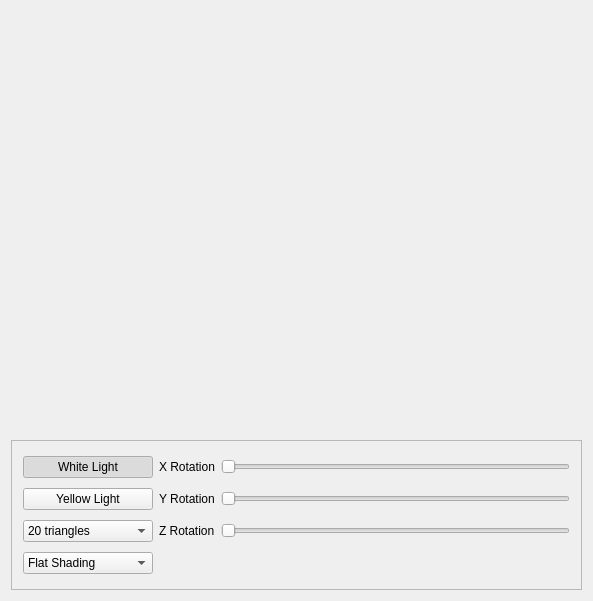
<?xml version="1.0" encoding="UTF-8"?>
<ui version="4.0">
 <class>MainWindow</class>
 <widget class="QMainWindow" name="MainWindow">
  <property name="geometry">
   <rect>
    <x>0</x>
    <y>0</y>
    <width>593</width>
    <height>601</height>
   </rect>
  </property>
  <property name="windowTitle">
   <string>MainWindow</string>
  </property>
  <widget class="QWidget" name="centralWidget">
   <layout class="QVBoxLayout" name="verticalLayout">
    <item>
     <widget class="MyGLWidget" name="myGLWidget" native="true">
      <property name="baseSize">
       <size>
        <width>0</width>
        <height>0</height>
       </size>
      </property>
     </widget>
    </item>
    <item>
     <widget class="QFrame" name="frame">
      <property name="maximumSize">
       <size>
        <width>16777215</width>
        <height>150</height>
       </size>
      </property>
      <property name="baseSize">
       <size>
        <width>0</width>
        <height>0</height>
       </size>
      </property>
      <property name="frameShape">
       <enum>QFrame::StyledPanel</enum>
      </property>
      <property name="frameShadow">
       <enum>QFrame::Raised</enum>
      </property>
      <layout class="QGridLayout" name="grid">
       <item row="0" column="2">
        <widget class="QSlider" name="rotXSlider">
         <property name="maximum">
          <number>359</number>
         </property>
         <property name="orientation">
          <enum>Qt::Horizontal</enum>
         </property>
        </widget>
       </item>
       <item row="1" column="1">
        <widget class="QLabel" name="lblYrotation">
         <property name="text">
          <string>Y Rotation</string>
         </property>
        </widget>
       </item>
       <item row="2" column="1">
        <widget class="QLabel" name="lblZrotation">
         <property name="text">
          <string>Z Rotation</string>
         </property>
        </widget>
       </item>
       <item row="2" column="2">
        <widget class="QSlider" name="rotZSlider">
         <property name="minimum">
          <number>0</number>
         </property>
         <property name="maximum">
          <number>359</number>
         </property>
         <property name="orientation">
          <enum>Qt::Horizontal</enum>
         </property>
        </widget>
       </item>
       <item row="0" column="1">
        <widget class="QLabel" name="lblXrotation">
         <property name="text">
          <string>X Rotation</string>
         </property>
        </widget>
       </item>
       <item row="1" column="2">
        <widget class="QSlider" name="rotYSlider">
         <property name="minimum">
          <number>0</number>
         </property>
         <property name="maximum">
          <number>359</number>
         </property>
         <property name="orientation">
          <enum>Qt::Horizontal</enum>
         </property>
        </widget>
       </item>
       <item row="0" column="0">
        <widget class="QPushButton" name="whiteLightButton">
         <property name="text">
          <string>White Light</string>
         </property>
         <property name="checkable">
          <bool>true</bool>
         </property>
         <property name="checked">
          <bool>true</bool>
         </property>
         <property name="autoDefault">
          <bool>false</bool>
         </property>
         <property name="default">
          <bool>false</bool>
         </property>
         <property name="flat">
          <bool>false</bool>
         </property>
        </widget>
       </item>
       <item row="2" column="0">
        <widget class="QComboBox" name="accuracyCombo">
         <property name="minimumSize">
          <size>
           <width>130</width>
           <height>0</height>
          </size>
         </property>
         <property name="currentText">
          <string>20 triangles</string>
         </property>
         <property name="insertPolicy">
          <enum>QComboBox::NoInsert</enum>
         </property>
         <item>
          <property name="text">
           <string>20 triangles</string>
          </property>
         </item>
         <item>
          <property name="text">
           <string>80 triangles</string>
          </property>
         </item>
         <item>
          <property name="text">
           <string>320 triangles</string>
          </property>
         </item>
         <item>
          <property name="text">
           <string>1280 triangles</string>
          </property>
         </item>
        </widget>
       </item>
       <item row="1" column="0">
        <widget class="QPushButton" name="yellowLightButton">
         <property name="text">
          <string>Yellow Light</string>
         </property>
         <property name="checkable">
          <bool>true</bool>
         </property>
         <property name="checked">
          <bool>false</bool>
         </property>
        </widget>
       </item>
       <item row="3" column="0">
        <widget class="QComboBox" name="shadingCombo">
         <item>
          <property name="text">
           <string>Flat Shading</string>
          </property>
         </item>
         <item>
          <property name="text">
           <string>Smooth Shading</string>
          </property>
         </item>
        </widget>
       </item>
      </layout>
     </widget>
    </item>
   </layout>
  </widget>
 </widget>
 <layoutdefault spacing="6" margin="11"/>
 <customwidgets>
  <customwidget>
   <class>MyGLWidget</class>
   <extends>QWidget</extends>
   <header location="global">myglwidget.h</header>
   <container>1</container>
   <slots>
    <slot>setXRotation(int)</slot>
    <slot>setYRotation(int)</slot>
    <slot>setZRotation(int)</slot>
    <slot>setAccuracy(int)</slot>
    <slot>setWhiteLight(bool)</slot>
    <slot>setYellowLight(bool)</slot>
    <slot>setSmoothShading(int)</slot>
   </slots>
  </customwidget>
 </customwidgets>
 <resources/>
 <connections>
  <connection>
   <sender>rotYSlider</sender>
   <signal>valueChanged(int)</signal>
   <receiver>myGLWidget</receiver>
   <slot>setYRotation(int)</slot>
   <hints>
    <hint type="sourcelabel">
     <x>346</x>
     <y>506</y>
    </hint>
    <hint type="destinationlabel">
     <x>256</x>
     <y>213</y>
    </hint>
   </hints>
  </connection>
  <connection>
   <sender>rotZSlider</sender>
   <signal>valueChanged(int)</signal>
   <receiver>myGLWidget</receiver>
   <slot>setZRotation(int)</slot>
   <hints>
    <hint type="sourcelabel">
     <x>333</x>
     <y>527</y>
    </hint>
    <hint type="destinationlabel">
     <x>398</x>
     <y>187</y>
    </hint>
   </hints>
  </connection>
  <connection>
   <sender>rotXSlider</sender>
   <signal>valueChanged(int)</signal>
   <receiver>myGLWidget</receiver>
   <slot>setXRotation(int)</slot>
   <hints>
    <hint type="sourcelabel">
     <x>251</x>
     <y>472</y>
    </hint>
    <hint type="destinationlabel">
     <x>155</x>
     <y>330</y>
    </hint>
   </hints>
  </connection>
  <connection>
   <sender>whiteLightButton</sender>
   <signal>toggled(bool)</signal>
   <receiver>myGLWidget</receiver>
   <slot>setWhiteLight(bool)</slot>
   <hints>
    <hint type="sourcelabel">
     <x>78</x>
     <y>469</y>
    </hint>
    <hint type="destinationlabel">
     <x>88</x>
     <y>388</y>
    </hint>
   </hints>
  </connection>
  <connection>
   <sender>yellowLightButton</sender>
   <signal>toggled(bool)</signal>
   <receiver>myGLWidget</receiver>
   <slot>setYellowLight(bool)</slot>
   <hints>
    <hint type="sourcelabel">
     <x>59</x>
     <y>511</y>
    </hint>
    <hint type="destinationlabel">
     <x>68</x>
     <y>358</y>
    </hint>
   </hints>
  </connection>
  <connection>
   <sender>accuracyCombo</sender>
   <signal>currentIndexChanged(int)</signal>
   <receiver>myGLWidget</receiver>
   <slot>setAccuracy(int)</slot>
   <hints>
    <hint type="sourcelabel">
     <x>52</x>
     <y>533</y>
    </hint>
    <hint type="destinationlabel">
     <x>47</x>
     <y>366</y>
    </hint>
   </hints>
  </connection>
  <connection>
   <sender>shadingCombo</sender>
   <signal>currentIndexChanged(int)</signal>
   <receiver>myGLWidget</receiver>
   <slot>setShading(int)</slot>
   <hints>
    <hint type="sourcelabel">
     <x>117</x>
     <y>562</y>
    </hint>
    <hint type="destinationlabel">
     <x>124</x>
     <y>377</y>
    </hint>
   </hints>
  </connection>
  <connection>
   <sender>shadingCombo</sender>
   <signal>currentIndexChanged(int)</signal>
   <receiver>myGLWidget</receiver>
   <slot>setSmoothShading(int)</slot>
   <hints>
    <hint type="sourcelabel">
     <x>91</x>
     <y>564</y>
    </hint>
    <hint type="destinationlabel">
     <x>111</x>
     <y>358</y>
    </hint>
   </hints>
  </connection>
 </connections>
</ui>
